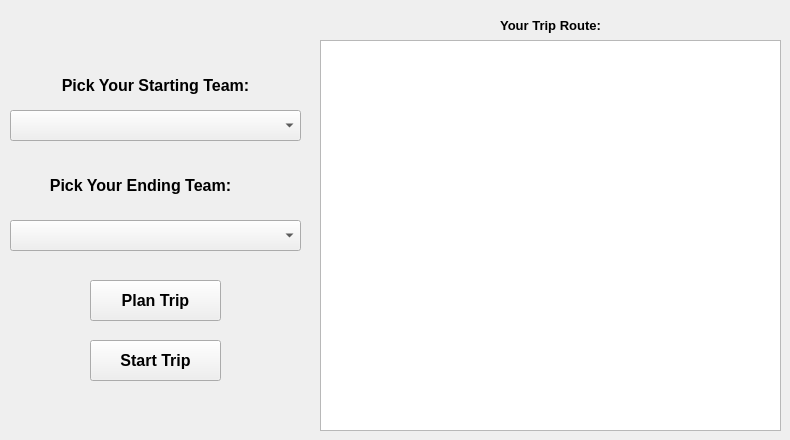
      <widget class="QWidget" name="SingleRoute">
       <attribute name="title">
        <string>1 to 1 Trip</string>
       </attribute>
       <widget class="QLabel" name="label_22">
        <property name="geometry">
         <rect>
          <x>0</x>
          <y>70</y>
          <width>311</width>
          <height>31</height>
         </rect>
        </property>
        <property name="font">
         <font>
          <pointsize>12</pointsize>
          <weight>75</weight>
          <bold>true</bold>
         </font>
        </property>
        <property name="text">
         <string>Pick Your Starting Team:</string>
        </property>
        <property name="alignment">
         <set>Qt::AlignCenter</set>
        </property>
       </widget>
       <widget class="QComboBox" name="comboBox_startingTeam">
        <property name="geometry">
         <rect>
          <x>10</x>
          <y>110</y>
          <width>291</width>
          <height>31</height>
         </rect>
        </property>
       </widget>
       <widget class="QLabel" name="label_23">
        <property name="geometry">
         <rect>
          <x>-10</x>
          <y>170</y>
          <width>301</width>
          <height>31</height>
         </rect>
        </property>
        <property name="font">
         <font>
          <pointsize>12</pointsize>
          <weight>75</weight>
          <bold>true</bold>
         </font>
        </property>
        <property name="text">
         <string>Pick Your Ending Team:</string>
        </property>
        <property name="alignment">
         <set>Qt::AlignCenter</set>
        </property>
       </widget>
       <widget class="QComboBox" name="comboBox_endingTeam">
        <property name="geometry">
         <rect>
          <x>10</x>
          <y>220</y>
          <width>291</width>
          <height>31</height>
         </rect>
        </property>
       </widget>
       <widget class="QPushButton" name="pushButton_SSRplanTrip">
        <property name="geometry">
         <rect>
          <x>90</x>
          <y>280</y>
          <width>131</width>
          <height>41</height>
         </rect>
        </property>
        <property name="font">
         <font>
          <pointsize>12</pointsize>
          <weight>75</weight>
          <bold>true</bold>
         </font>
        </property>
        <property name="text">
         <string>Plan Trip</string>
        </property>
       </widget>
       <widget class="QTextBrowser" name="textBrowser_SSR">
        <property name="geometry">
         <rect>
          <x>320</x>
          <y>40</y>
          <width>461</width>
          <height>391</height>
         </rect>
        </property>
        <property name="font">
         <font>
          <pointsize>12</pointsize>
          <weight>75</weight>
          <bold>true</bold>
         </font>
        </property>
        <property name="autoFormatting">
         <set>QTextEdit::AutoNone</set>
        </property>
       </widget>
       <widget class="QLabel" name="label_tripRouteSSR">
        <property name="geometry">
         <rect>
          <x>320</x>
          <y>10</y>
          <width>461</width>
          <height>31</height>
         </rect>
        </property>
        <property name="font">
         <font>
          <pointsize>10</pointsize>
          <weight>75</weight>
          <bold>true</bold>
         </font>
        </property>
        <property name="text">
         <string>Your Trip Route:</string>
        </property>
        <property name="alignment">
         <set>Qt::AlignCenter</set>
        </property>
       </widget>
       <widget class="QPushButton" name="pushButton_SSRstartTrip">
        <property name="geometry">
         <rect>
          <x>90</x>
          <y>340</y>
          <width>131</width>
          <height>41</height>
         </rect>
        </property>
        <property name="font">
         <font>
          <pointsize>12</pointsize>
          <weight>75</weight>
          <bold>true</bold>
         </font>
        </property>
        <property name="text">
         <string>Start Trip</string>
        </property>
       </widget>
      </widget>
